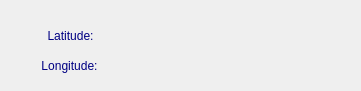
     <widget class="QGroupBox" name="fixedPointFinalGroupBox">
      <property name="geometry">
       <rect>
        <x>700</x>
        <y>60</y>
        <width>361</width>
        <height>91</height>
       </rect>
      </property>
      <property name="styleSheet">
       <string notr="true">background-color: rgb(239, 239, 239);
border-radius: 20px;
border-width: 0px;</string>
      </property>
      <property name="title">
       <string/>
      </property>
      <widget class="QLabel" name="label_8">
       <property name="geometry">
        <rect>
         <x>310</x>
         <y>50</y>
         <width>31</width>
         <height>31</height>
        </rect>
       </property>
       <property name="styleSheet">
        <string notr="true">font: 9pt &quot;Corbel&quot;;
color: rgb(0, 0, 130);</string>
       </property>
       <property name="text">
        <string/>
       </property>
       <property name="alignment">
        <set>Qt::AlignCenter</set>
       </property>
      </widget>
      <widget class="QLabel" name="fixedPointLatitudeTextLabel">
       <property name="geometry">
        <rect>
         <x>30</x>
         <y>20</y>
         <width>81</width>
         <height>31</height>
        </rect>
       </property>
       <property name="styleSheet">
        <string notr="true">font: 10pt &quot;K792-Geometrical&quot;;
color: rgb(0, 0, 130);</string>
       </property>
       <property name="text">
        <string>Latitude:</string>
       </property>
       <property name="alignment">
        <set>Qt::AlignCenter</set>
       </property>
      </widget>
      <widget class="QLabel" name="FixedPointLongitudeTextLabel">
       <property name="geometry">
        <rect>
         <x>29</x>
         <y>50</y>
         <width>81</width>
         <height>31</height>
        </rect>
       </property>
       <property name="styleSheet">
        <string notr="true">font: 10pt &quot;K792-Geometrical&quot;;
color: rgb(0, 0, 130);</string>
       </property>
       <property name="text">
        <string>Longitude:</string>
       </property>
       <property name="alignment">
        <set>Qt::AlignCenter</set>
       </property>
      </widget>
      <widget class="QLabel" name="label_7">
       <property name="geometry">
        <rect>
         <x>310</x>
         <y>20</y>
         <width>31</width>
         <height>31</height>
        </rect>
       </property>
       <property name="styleSheet">
        <string notr="true">font: 9pt &quot;Corbel&quot;;
color: rgb(0, 0, 130);</string>
       </property>
       <property name="text">
        <string/>
       </property>
       <property name="alignment">
        <set>Qt::AlignCenter</set>
       </property>
      </widget>
      <widget class="QLabel" name="fixedPointLatitudeLabel">
       <property name="geometry">
        <rect>
         <x>110</x>
         <y>20</y>
         <width>181</width>
         <height>31</height>
        </rect>
       </property>
       <property name="cursor">
        <cursorShape>IBeamCursor</cursorShape>
       </property>
       <property name="styleSheet">
        <string notr="true">color: rgb(0, 0, 0);
font: 75 10pt &quot;Calibri&quot;;</string>
       </property>
       <property name="text">
        <string/>
       </property>
       <property name="alignment">
        <set>Qt::AlignCenter</set>
       </property>
      </widget>
      <widget class="QLabel" name="fixedPointLongitudeLabel">
       <property name="geometry">
        <rect>
         <x>110</x>
         <y>50</y>
         <width>181</width>
         <height>31</height>
        </rect>
       </property>
       <property name="cursor">
        <cursorShape>IBeamCursor</cursorShape>
       </property>
       <property name="styleSheet">
        <string notr="true">color: rgb(0, 0, 0);
font: 75 10pt &quot;Calibri&quot;;</string>
       </property>
       <property name="text">
        <string/>
       </property>
       <property name="alignment">
        <set>Qt::AlignCenter</set>
       </property>
      </widget>
     </widget>
